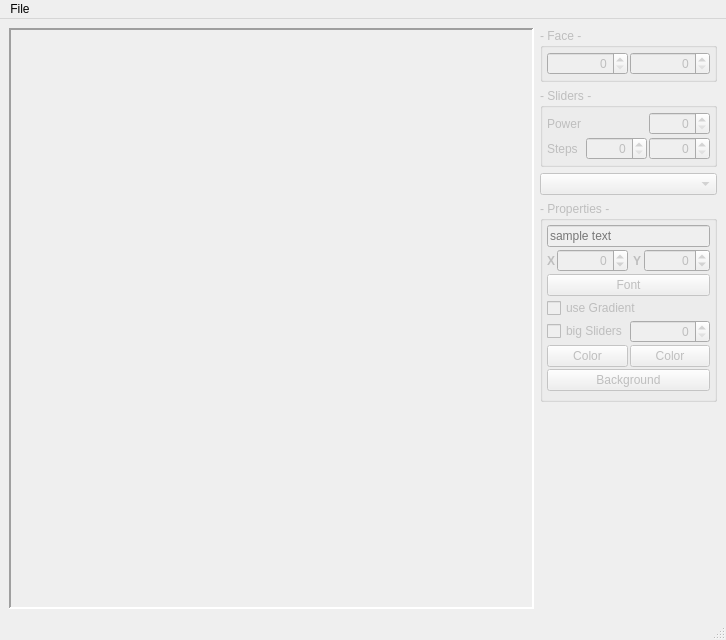
<?xml version="1.0" encoding="UTF-8"?>
<ui version="4.0">
 <class>MainWindow</class>
 <widget class="QMainWindow" name="MainWindow">
  <property name="geometry">
   <rect>
    <x>0</x>
    <y>0</y>
    <width>726</width>
    <height>640</height>
   </rect>
  </property>
  <property name="windowTitle">
   <string>MainWindow</string>
  </property>
  <widget class="QWidget" name="centralwidget">
   <layout class="QGridLayout" name="gridLayout">
    <item row="3" column="2" colspan="2">
     <widget class="QGroupBox" name="gProperties">
      <property name="enabled">
       <bool>false</bool>
      </property>
      <property name="sizePolicy">
       <sizepolicy hsizetype="Minimum" vsizetype="MinimumExpanding">
        <horstretch>0</horstretch>
        <verstretch>0</verstretch>
       </sizepolicy>
      </property>
      <property name="autoFillBackground">
       <bool>false</bool>
      </property>
      <property name="title">
       <string>- Properties -</string>
      </property>
      <property name="flat">
       <bool>false</bool>
      </property>
      <property name="checkable">
       <bool>false</bool>
      </property>
      <layout class="QGridLayout" name="gridLayout_2">
       <property name="leftMargin">
        <number>4</number>
       </property>
       <property name="topMargin">
        <number>4</number>
       </property>
       <property name="rightMargin">
        <number>4</number>
       </property>
       <property name="bottomMargin">
        <number>4</number>
       </property>
       <property name="spacing">
        <number>2</number>
       </property>
       <item row="5" column="0" colspan="2">
        <widget class="QPushButton" name="pbColor0">
         <property name="text">
          <string>Color</string>
         </property>
        </widget>
       </item>
       <item row="1" column="2">
        <widget class="QLabel" name="label_5">
         <property name="sizePolicy">
          <sizepolicy hsizetype="Fixed" vsizetype="Preferred">
           <horstretch>0</horstretch>
           <verstretch>0</verstretch>
          </sizepolicy>
         </property>
         <property name="font">
          <font>
           <weight>75</weight>
           <bold>true</bold>
          </font>
         </property>
         <property name="text">
          <string notr="true"> Y</string>
         </property>
        </widget>
       </item>
       <item row="3" column="0" colspan="4">
        <widget class="QCheckBox" name="cGradient">
         <property name="text">
          <string>use Gradient</string>
         </property>
        </widget>
       </item>
       <item row="1" column="3">
        <widget class="QSpinBox" name="spY">
         <property name="alignment">
          <set>Qt::AlignRight|Qt::AlignTrailing|Qt::AlignVCenter</set>
         </property>
         <property name="minimum">
          <number>-9999</number>
         </property>
         <property name="maximum">
          <number>9999</number>
         </property>
        </widget>
       </item>
       <item row="5" column="2" colspan="2">
        <widget class="QPushButton" name="pbColor1">
         <property name="text">
          <string>Color</string>
         </property>
        </widget>
       </item>
       <item row="1" column="1">
        <widget class="QSpinBox" name="spX">
         <property name="alignment">
          <set>Qt::AlignRight|Qt::AlignTrailing|Qt::AlignVCenter</set>
         </property>
         <property name="minimum">
          <number>-9999</number>
         </property>
         <property name="maximum">
          <number>9999</number>
         </property>
        </widget>
       </item>
       <item row="0" column="0" colspan="4">
        <widget class="QLineEdit" name="edSample">
         <property name="sizePolicy">
          <sizepolicy hsizetype="Expanding" vsizetype="Fixed">
           <horstretch>0</horstretch>
           <verstretch>0</verstretch>
          </sizepolicy>
         </property>
         <property name="placeholderText">
          <string>sample text</string>
         </property>
        </widget>
       </item>
       <item row="2" column="0" colspan="4">
        <widget class="QPushButton" name="pbFont">
         <property name="text">
          <string>Font</string>
         </property>
        </widget>
       </item>
       <item row="6" column="0" colspan="4">
        <widget class="QPushButton" name="pbBackground">
         <property name="text">
          <string>Background</string>
         </property>
        </widget>
       </item>
       <item row="1" column="0">
        <widget class="QLabel" name="label_4">
         <property name="sizePolicy">
          <sizepolicy hsizetype="Fixed" vsizetype="Preferred">
           <horstretch>0</horstretch>
           <verstretch>0</verstretch>
          </sizepolicy>
         </property>
         <property name="font">
          <font>
           <weight>75</weight>
           <bold>true</bold>
          </font>
         </property>
         <property name="text">
          <string notr="true">X</string>
         </property>
        </widget>
       </item>
       <item row="4" column="0" colspan="2">
        <widget class="QCheckBox" name="cSize">
         <property name="text">
          <string>big Sliders</string>
         </property>
        </widget>
       </item>
       <item row="4" column="2" colspan="2">
        <widget class="QSpinBox" name="spAngle">
         <property name="alignment">
          <set>Qt::AlignRight|Qt::AlignTrailing|Qt::AlignVCenter</set>
         </property>
         <property name="maximum">
          <number>180</number>
         </property>
        </widget>
       </item>
      </layout>
     </widget>
    </item>
    <item row="2" column="2" colspan="2">
     <widget class="QComboBox" name="cbElement">
      <property name="enabled">
       <bool>false</bool>
      </property>
     </widget>
    </item>
    <item row="0" column="2" colspan="2">
     <widget class="QGroupBox" name="gFace">
      <property name="enabled">
       <bool>false</bool>
      </property>
      <property name="title">
       <string>- Face -</string>
      </property>
      <layout class="QGridLayout" name="gridLayout_3">
       <property name="leftMargin">
        <number>4</number>
       </property>
       <property name="topMargin">
        <number>4</number>
       </property>
       <property name="rightMargin">
        <number>4</number>
       </property>
       <property name="bottomMargin">
        <number>4</number>
       </property>
       <property name="spacing">
        <number>2</number>
       </property>
       <item row="0" column="1">
        <widget class="QSpinBox" name="spHeight">
         <property name="alignment">
          <set>Qt::AlignRight|Qt::AlignTrailing|Qt::AlignVCenter</set>
         </property>
         <property name="maximum">
          <number>9999</number>
         </property>
        </widget>
       </item>
       <item row="0" column="0">
        <widget class="QSpinBox" name="spWidth">
         <property name="alignment">
          <set>Qt::AlignRight|Qt::AlignTrailing|Qt::AlignVCenter</set>
         </property>
         <property name="maximum">
          <number>9999</number>
         </property>
        </widget>
       </item>
      </layout>
     </widget>
    </item>
    <item row="1" column="2" colspan="2">
     <widget class="QGroupBox" name="gSliders">
      <property name="enabled">
       <bool>false</bool>
      </property>
      <property name="title">
       <string>- Sliders -</string>
      </property>
      <layout class="QGridLayout" name="gridLayout_4">
       <property name="leftMargin">
        <number>4</number>
       </property>
       <property name="topMargin">
        <number>4</number>
       </property>
       <property name="rightMargin">
        <number>4</number>
       </property>
       <property name="bottomMargin">
        <number>4</number>
       </property>
       <property name="spacing">
        <number>2</number>
       </property>
       <item row="0" column="2">
        <widget class="QSpinBox" name="spPower">
         <property name="alignment">
          <set>Qt::AlignRight|Qt::AlignTrailing|Qt::AlignVCenter</set>
         </property>
         <property name="maximum">
          <number>100</number>
         </property>
        </widget>
       </item>
       <item row="1" column="2">
        <widget class="QSpinBox" name="spMaxSteps">
         <property name="alignment">
          <set>Qt::AlignRight|Qt::AlignTrailing|Qt::AlignVCenter</set>
         </property>
         <property name="maximum">
          <number>99999</number>
         </property>
        </widget>
       </item>
       <item row="1" column="1">
        <widget class="QSpinBox" name="spSteps">
         <property name="alignment">
          <set>Qt::AlignRight|Qt::AlignTrailing|Qt::AlignVCenter</set>
         </property>
         <property name="maximum">
          <number>99999</number>
         </property>
        </widget>
       </item>
       <item row="1" column="0">
        <widget class="QLabel" name="label_3">
         <property name="text">
          <string>Steps</string>
         </property>
        </widget>
       </item>
       <item row="0" column="0">
        <widget class="QLabel" name="label_2">
         <property name="text">
          <string>Power</string>
         </property>
        </widget>
       </item>
      </layout>
     </widget>
    </item>
    <item row="4" column="2">
     <spacer name="verticalSpacer">
      <property name="orientation">
       <enum>Qt::Vertical</enum>
      </property>
      <property name="sizeHint" stdset="0">
       <size>
        <width>20</width>
        <height>40</height>
       </size>
      </property>
     </spacer>
    </item>
    <item row="0" column="0" rowspan="5">
     <widget class="QLabel" name="label">
      <property name="sizePolicy">
       <sizepolicy hsizetype="MinimumExpanding" vsizetype="MinimumExpanding">
        <horstretch>0</horstretch>
        <verstretch>0</verstretch>
       </sizepolicy>
      </property>
      <property name="minimumSize">
       <size>
        <width>250</width>
        <height>550</height>
       </size>
      </property>
      <property name="frameShape">
       <enum>QFrame::Panel</enum>
      </property>
      <property name="frameShadow">
       <enum>QFrame::Sunken</enum>
      </property>
      <property name="lineWidth">
       <number>2</number>
      </property>
      <property name="text">
       <string/>
      </property>
      <property name="alignment">
       <set>Qt::AlignCenter</set>
      </property>
     </widget>
    </item>
   </layout>
  </widget>
  <widget class="QMenuBar" name="menubar">
   <property name="geometry">
    <rect>
     <x>0</x>
     <y>0</y>
     <width>726</width>
     <height>32</height>
    </rect>
   </property>
   <widget class="QMenu" name="menuFile">
    <property name="title">
     <string>File</string>
    </property>
    <addaction name="actionNew"/>
    <addaction name="actionOpen"/>
    <addaction name="actionSave"/>
    <addaction name="separator"/>
    <addaction name="actionExit"/>
   </widget>
   <addaction name="menuFile"/>
  </widget>
  <widget class="QStatusBar" name="statusbar"/>
  <action name="actionSave">
   <property name="text">
    <string>Save</string>
   </property>
  </action>
  <action name="actionExit">
   <property name="text">
    <string>Exit</string>
   </property>
  </action>
  <action name="actionTest">
   <property name="text">
    <string>Test</string>
   </property>
  </action>
  <action name="actionOpen">
   <property name="text">
    <string>Open</string>
   </property>
  </action>
  <action name="actionNew">
   <property name="text">
    <string>New</string>
   </property>
  </action>
 </widget>
 <resources/>
 <connections/>
</ui>
